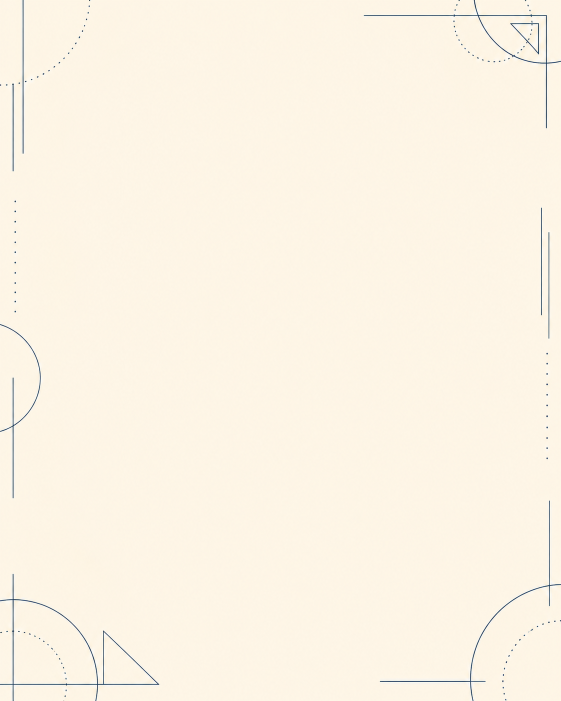
#> input picture medya/arka/A.png, 1122 x 1402 px (shown at 1/2 size); its folder holds 3 pictures in this run
$ python gorsel.py
#> lines starting #> are read from the running program, lines starting #| are printed output that depends on the picture
"""Metin kartlarını arka plan üstüne basar. Kullanım: python3 gorsel.py  -> medya/ içine PNG yazar."""
import os
from PIL import Image, ImageDraw, ImageFont

KOK = os.path.dirname(os.path.abspath(__file__))
W, H = 1080, 1350
FONT = "/System/Library/Fonts/Supplemental/Arial Bold.ttf"
RENK = {"A": ((20, 36, 72), (150, 120, 60)), "B": ((250, 244, 230), (200, 170, 100)), "C": ((20, 36, 72), (60, 100, 160))}
ALT = "Çağrı Hoca | Mersin Matematik"


def sar(d, metin, f, genislik):
    satirlar = []
    for par in metin.split("\n"):
        if not par:
            satirlar.append("")
            continue
        s = ""
        for k in par.split(" "):
            dene = (s + " " + k).strip()
            if d.textlength(dene, font=f) <= genislik:
                s = dene
            else:
                satirlar.append(s)
                s = k
        satirlar.append(s)
    return satirlar


def kart(arka, etiket, metin, no, toplam, yol):
#> called with arka = 'A', etiket = 'Öğretme anlayışım', no = 1, toplam = 5, yol = 'medya/h1-p1-1.png'
    im = Image.open(os.path.join(KOK, "medya", "arka", arka + ".png")).convert("RGB").resize((W, H))
    d = ImageDraw.Draw(im)
    ana, vurgu = RENK[arka]
    kutu_w, kutu_h = 800, 760
    for boy in range(104, 39, -2):
        f = ImageFont.truetype(FONT, boy)
        satir = sar(d, metin, f, kutu_w)
        h = len(satir) * int(boy * 1.3)
        if h <= kutu_h:
            break
#> this loop made 1 pass
#> (satir, h) on pass 1: (['Matematiği', 'ezberletmem.', '', 'Düşündürürüm.'], 540)
    y = 640 - h // 2
#> y = 370
    for s in satir:
        d.text((W // 2, y), s, font=f, fill=ana, anchor="ma")
        y += int(boy * 1.3)
#> this loop made 4 passes
#> (s, y) on passes 1 to 4: ('Matematiği', 505), ('ezberletmem.', 640), ('', 775), ('Düşündürürüm.', 910)
#> after the loop, y = 910
    fe = ImageFont.truetype(FONT, 30)
    d.text((W // 2, 190), etiket.upper(), font=fe, fill=vurgu, anchor="ma")
    d.text((W // 2, 1240), ALT, font=fe, fill=vurgu, anchor="ma")
    d.text((W // 2, 1285), f"{no}/{toplam}", font=ImageFont.truetype(FONT, 26), fill=vurgu, anchor="ma")
    im.save(yol)
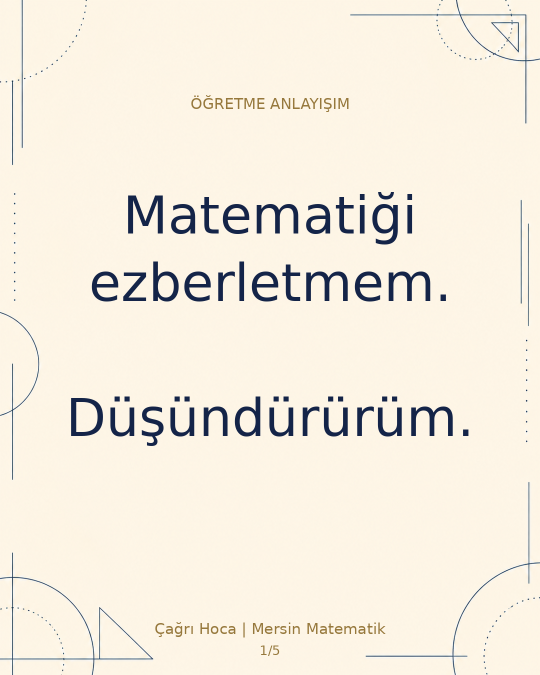
#> saved as h1-p1-1.png: PIL image 1080x1350 RGB (shown at 1/2 size); mean R, G, B 244.2, 236.8, 223.3


POSTLAR = {
    "h1-p1": ("A", "Öğretme anlayışım", [
        "Matematiği ezberletmem.\nDüşündürürüm.",
        "Ezber:\n“Bu tip soruda şunu yap.”\n\nDüşünme:\n“Soru ne istiyor, elimde ne var?”",
        "Ezber, soru değişince çöker.\n\nDüşünme, soru değişince de çalışır.",
        "Önce soruyu okur, sonra “İlk adım ne olabilir?” diye sorarım.\n\nFormül en sona kalır.",
        "Sen matematiği ezberle mi çalışıyorsun, düşünerek mi?\n\nYorumda yaz.\nKaydet, sınav öncesi dön."]),
    "h1-p2": ("B", "Yanlış mı, eksik mi?", [
        "Yanlış yaptı = konuyu bilmiyor.\n\nGerçekten mi?",
        "Üç farklı yanlış var:\n\n1. Bilgi eksiği\n2. Okuma / dikkat hatası\n3. Karar hatası",
        "Aynı yanlış, farklı çözüm ister.\n\nHer yanlışa yeni konu anlatmak zaman kaybıdır.",
        "Soruyu yanlış okuyana konu tekrarı değil, okuma alışkanlığı gerekir.",
        "Bu hatayı yapan bir öğrenciye gönder."]),
    "h1-p3": ("C", "Haftanın sorusu", [
        "Kenar uzunlukları pozitif tam sayı (cm) olan bir dikdörtgenin alanı (cm²), çevresine (cm) sayısal olarak eşittir.\n\nKaç farklı dikdörtgen vardır?",
        "Deneme-yanılma burada seni yarı yolda bırakabilir.\n\nKarar ver: önce eşitliği yaz.",
        "Kenarlar a ve b olsun.\n\na · b = 2(a + b)\n\nDüzenle:\n(a − 2)(b − 2) = 4",
        "4 = 1 · 4 = 2 · 2\n\n(a, b) = (3, 6) ve (4, 4)\n\n(6, 3) aynı dikdörtgendir.",
        "Cevap: 2\n\nBu bir işlem değil, karar sorusu: deneme yerine çarpanlara ayır.\n\nİkinci çözümü ister misiniz?"]),
    "h2-p1": ("B", "Bildiği soruyu yapamıyor", [
        "Bildiği soruyu neden yapamaz?",
        "Çünkü bilmek ile kullanmak aynı şey değildir.\n\nFormülü bilir; ne zaman kullanacağını bilmez.",
        "Soru tanıdık görünmeyince ilk adımı bulamaz.\n\nBilgi var, başlangıç yok.",
        "Çözüm: her soruda önce şunu sor:\n“Verilen ne, istenen ne?”\n\nSonra formüle bak.",
        "Sence öğrenci burada neden yanılıyor?\n\nYorumda yaz. Bu durumdaki bir öğrenciye gönder."]),
    "h2-p2": ("A", "Dikkat hatası mı?", [
        "“Dikkat hatası yaptı.”\n\nGerçekten dikkat mi?",
        "Çoğu zaman sorun dikkat eksikliği değil, kontrol alışkanlığı eksikliğidir.",
        "İşareti atlamak, soruyu yarım okumak, birimi unutmak…\n\nHepsi bir kontrol adımıyla yakalanır.",
        "Çocuğa “dikkat et” demek yetmez.\n\nNeye dikkat edeceğini göstermek gerekir:\nişaret, birim, istenen.",
        "Bu hatayı yapan bir öğrenciye gönder.\n\nKaydet, sınav öncesi kontrol listesi olarak kullan."]),
}

if __name__ == "__main__":
    for ad, (arka, etiket, slaytlar) in POSTLAR.items():
        for i, m in enumerate(slaytlar, 1):
            kart(arka, etiket, m, i, len(slaytlar), os.path.join(KOK, "medya", f"{ad}-{i}.png"))
#> pass 2 of the loop `for ad, (arka, etiket, slaytlar) in POSTLAR.items():`:
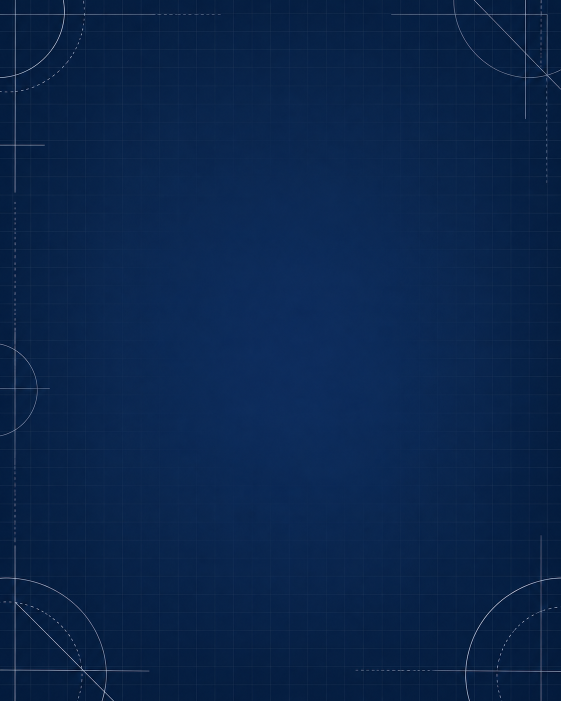
#> input picture medya/arka/B.png, 1122 x 1402 px (shown at 1/2 size)
#> in kart (call 6), `im.save(yol)`:
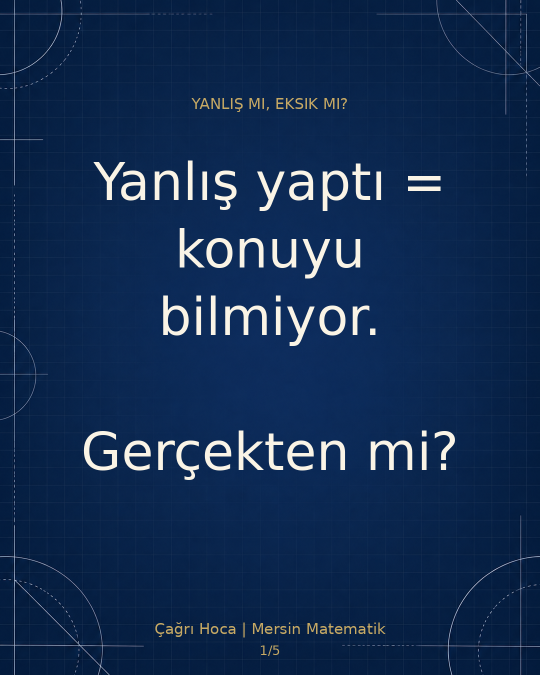
#> saved as h1-p2-1.png: PIL image 1080x1350 RGB (shown at 1/2 size); mean R, G, B 17.8, 43.4, 80.4
#> pass 3 of the loop `for ad, (arka, etiket, slaytlar) in POSTLAR.items():`:
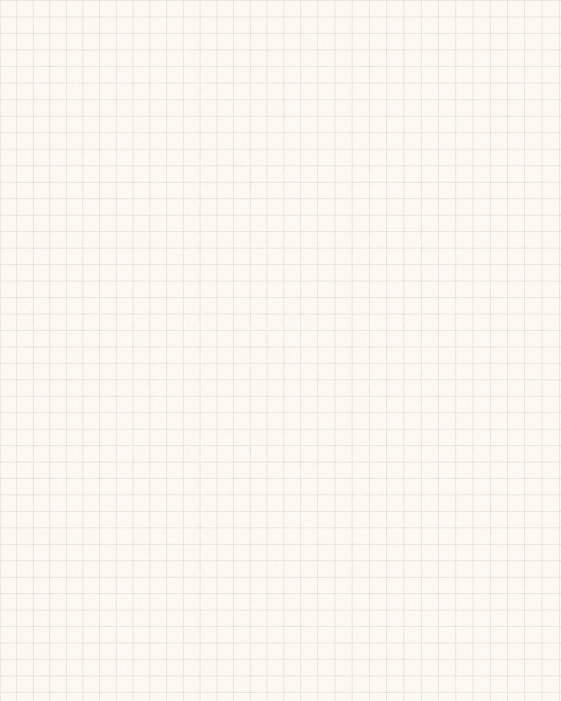
#> input picture medya/arka/C.png, 1122 x 1402 px (shown at 1/2 size)
#> in kart (call 11), `im.save(yol)`:
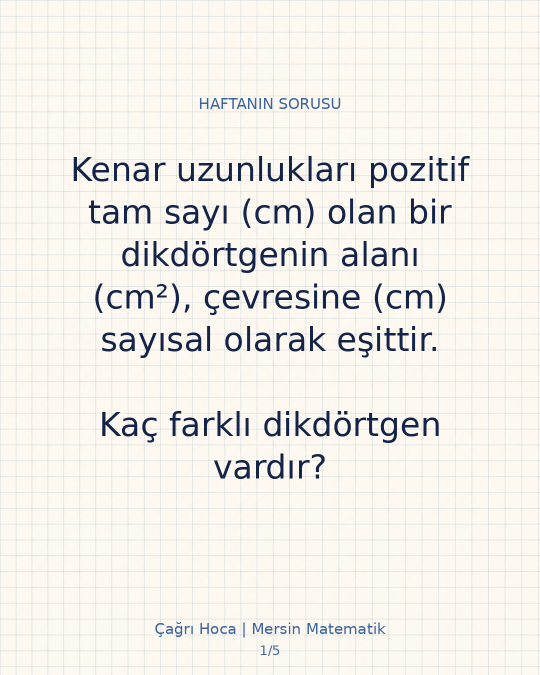
#> saved as h1-p3-1.png: PIL image 1080x1350 RGB (shown at 1/2 size); mean R, G, B 240.2, 237.5, 231.9
#> the loop made 5 passes; the first 3 are shown
    print("tamam")
